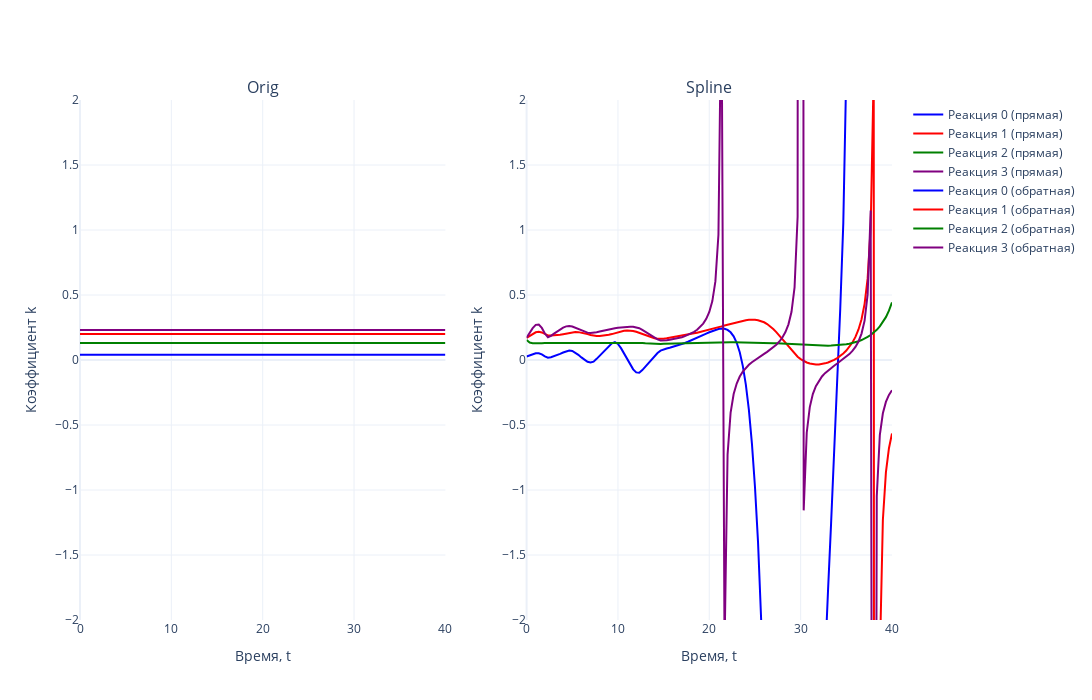

Source (notebook cell):
### Code cell
# Задаем цвета (4 цвета для реакций)
colors = ['blue', 'red', 'green', 'purple']

# Создаем два подграфика (2 столбца, 1 строка)
fig = make_subplots(rows=1, cols=2, subplot_titles=['Orig', 'Spline'])

# Первый график (прямая задача)
for i in range(N_REACTION):  
    fig.add_trace(go.Scatter(
        x=tsteps, 
        y=K_TRUE[i, :], 
        mode='lines', 
        name=f'Реакция {i} (прямая)',
        line=dict(color=colors[i % len(colors)])  # Применяем цвета циклично
    ), row=1, col=1)

# Второй график (обратная задача)
for i in range(N_REACTION):  
    fig.add_trace(go.Scatter(
        x=tsteps, 
        y=k_spline[i, :], 
        mode='lines', 
        name=f'Реакция {i} (обратная)',
        line=dict(color=colors[i % len(colors)])  # Применяем цвета циклично
    ), row=1, col=2)

# Настройки общего макета
fig.update_layout(
    template='plotly_white',
    width=1700,  # Общая ширина холста
    height=700,  # Высота холста
    showlegend=True
)

# Ограничение оси Y
fig.update_yaxes(range=[-2, 2], title_text='Коэффициент k', row=1, col=1)
fig.update_yaxes(range=[-2, 2], title_text='Коэффициент k', row=1, col=2)

# Подписи оси X
fig.update_xaxes(title_text='Время, t', row=1, col=1)
fig.update_xaxes(title_text='Время, t', row=1, col=2)

# Отображение графика
fig.show()
